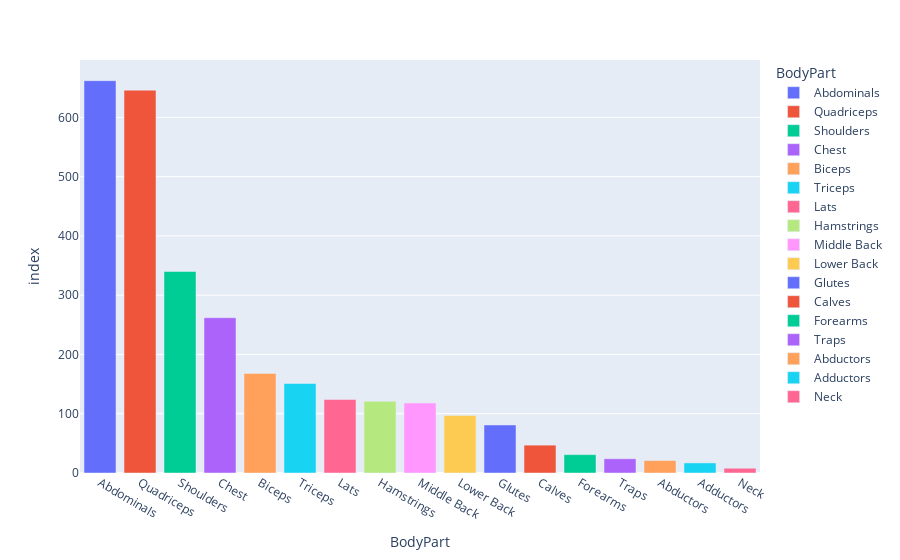

Notebook source saved alongside this figure:
### Markdown cell above
Let's see how many of these exercises are included for each bodypart.

### Code cell
df_bodyParts = df.groupby(["BodyPart"]).count()

df_bodyParts = df_bodyParts.sort_values(by="index", ascending=False)

fig = px.bar(
    df_bodyParts,
    x = df_bodyParts.index,
    y = "index",
    color = df_bodyParts.index
)

fig

### Figure 1 — Plotly figure (JSON) as saved in the notebook; plotly's stock layout.template omitted (floating-point values rounded to 4 significant figures)
{"data": [{"alignmentgroup": "True", "hovertemplate": "BodyPart=%{x}<br>index=%{y}<extra></extra>", "legendgroup": "Abdominals", "marker": {"color": "#636efa", "pattern": {"shape": ""}}, "name": "Abdominals", "offsetgroup": "Abdominals", "orientation": "v", "showlegend": true, "textposition": "auto", "type": "bar", "x": ["Abdominals"], "xaxis": "x", "y": [662], "yaxis": "y"}, {"alignmentgroup": "True", "hovertemplate": "BodyPart=%{x}<br>index=%{y}<extra></extra>", "legendgroup": "Quadriceps", "marker": {"color": "#EF553B", "pattern": {"shape": ""}}, "name": "Quadriceps", "offsetgroup": "Quadriceps", "orientation": "v", "showlegend": true, "textposition": "auto", "type": "bar", "x": ["Quadriceps"], "xaxis": "x", "y": [646], "yaxis": "y"}, {"alignmentgroup": "True", "hovertemplate": "BodyPart=%{x}<br>index=%{y}<extra></extra>", "legendgroup": "Shoulders", "marker": {"color": "#00cc96", "pattern": {"shape": ""}}, "name": "Shoulders", "offsetgroup": "Shoulders", "orientation": "v", "showlegend": true, "textposition": "auto", "type": "bar", "x": ["Shoulders"], "xaxis": "x", "y": [340], "yaxis": "y"}, {"alignmentgroup": "True", "hovertemplate": "BodyPart=%{x}<br>index=%{y}<extra></extra>", "legendgroup": "Chest", "marker": {"color": "#ab63fa", "pattern": {"shape": ""}}, "name": "Chest", "offsetgroup": "Chest", "orientation": "v", "showlegend": true, "textposition": "auto", "type": "bar", "x": ["Chest"], "xaxis": "x", "y": [262], "yaxis": "y"}, {"alignmentgroup": "True", "hovertemplate": "BodyPart=%{x}<br>index=%{y}<extra></extra>", "legendgroup": "Biceps", "marker": {"color": "#FFA15A", "pattern": {"shape": ""}}, "name": "Biceps", "offsetgroup": "Biceps", "orientation": "v", "showlegend": true, "textposition": "auto", "type": "bar", "x": ["Biceps"], "xaxis": "x", "y": [168], "yaxis": "y"}, {"alignmentgroup": "True", "hovertemplate": "BodyPart=%{x}<br>index=%{y}<extra></extra>", "legendgroup": "Triceps", "marker": {"color": "#19d3f3", "pattern": {"shape": ""}}, "name": "Triceps", "offsetgroup": "Triceps", "orientation": "v", "showlegend": true, "textposition": "auto", "type": "bar", "x": ["Triceps"], "xaxis": "x", "y": [151], "yaxis": "y"}, {"alignmentgroup": "True", "hovertemplate": "BodyPart=%{x}<br>index=%{y}<extra></extra>", "legendgroup": "Lats", "marker": {"color": "#FF6692", "pattern": {"shape": ""}}, "name": "Lats", "offsetgroup": "Lats", "orientation": "v", "showlegend": true, "textposition": "auto", "type": "bar", "x": ["Lats"], "xaxis": "x", "y": [124], "yaxis": "y"}, {"alignmentgroup": "True", "hovertemplate": "BodyPart=%{x}<br>index=%{y}<extra></extra>", "legendgroup": "Hamstrings", "marker": {"color": "#B6E880", "pattern": {"shape": ""}}, "name": "Hamstrings", "offsetgroup": "Hamstrings", "orientation": "v", "showlegend": true, "textposition": "auto", "type": "bar", "x": ["Hamstrings"], "xaxis": "x", "y": [121], "yaxis": "y"}, {"alignmentgroup": "True", "hovertemplate": "BodyPart=%{x}<br>index=%{y}<extra></extra>", "legendgroup": "Middle Back", "marker": {"color": "#FF97FF", "pattern": {"shape": ""}}, "name": "Middle Back", "offsetgroup": "Middle Back", "orientation": "v", "showlegend": true, "textposition": "auto", "type": "bar", "x": ["Middle Back"], "xaxis": "x", "y": [118], "yaxis": "y"}, {"alignmentgroup": "True", "hovertemplate": "BodyPart=%{x}<br>index=%{y}<extra></extra>", "legendgroup": "Lower Back", "marker": {"color": "#FECB52", "pattern": {"shape": ""}}, "name": "Lower Back", "offsetgroup": "Lower Back", "orientation": "v", "showlegend": true, "textposition": "auto", "type": "bar", "x": ["Lower Back"], "xaxis": "x", "y": [97], "yaxis": "y"}, {"alignmentgroup": "True", "hovertemplate": "BodyPart=%{x}<br>index=%{y}<extra></extra>", "legendgroup": "Glutes", "marker": {"color": "#636efa", "pattern": {"shape": ""}}, "name": "Glutes", "offsetgroup": "Glutes", "orientation": "v", "showlegend": true, "textposition": "auto", "type": "bar", "x": ["Glutes"], "xaxis": "x", "y": [81], "yaxis": "y"}, {"alignmentgroup": "True", "hovertemplate": "BodyPart=%{x}<br>index=%{y}<extra></extra>", "legendgroup": "Calves", "marker": {"color": "#EF553B", "pattern": {"shape": ""}}, "name": "Calves", "offsetgroup": "Calves", "orientation": "v", "showlegend": true, "textposition": "auto", "type": "bar", "x": ["Calves"], "xaxis": "x", "y": [47], "yaxis": "y"}, {"alignmentgroup": "True", "hovertemplate": "BodyPart=%{x}<br>index=%{y}<extra></extra>", "legendgroup": "Forearms", "marker": {"color": "#00cc96", "pattern": {"shape": ""}}, "name": "Forearms", "offsetgroup": "Forearms", "orientation": "v", "showlegend": true, "textposition": "auto", "type": "bar", "x": ["Forearms"], "xaxis": "x", "y": [31], "yaxis": "y"}, {"alignmentgroup": "True", "hovertemplate": "BodyPart=%{x}<br>index=%{y}<extra></extra>", "legendgroup": "Traps", "marker": {"color": "#ab63fa", "pattern": {"shape": ""}}, "name": "Traps", "offsetgroup": "Traps", "orientation": "v", "showlegend": true, "textposition": "auto", "type": "bar", "x": ["Traps"], "xaxis": "x", "y": [24], "yaxis": "y"}, {"alignmentgroup": "True", "hovertemplate": "BodyPart=%{x}<br>index=%{y}<extra></extra>", "legendgroup": "Abductors", "marker": {"color": "#FFA15A", "pattern": {"shape": ""}}, "name": "Abductors", "offsetgroup": "Abductors", "orientation": "v", "showlegend": true, "textposition": "auto", "type": "bar", "x": ["Abductors"], "xaxis": "x", "y": [21], "yaxis": "y"}, {"alignmentgroup": "True", "hovertemplate": "BodyPart=%{x}<br>index=%{y}<extra></extra>", "legendgroup": "Adductors", "marker": {"color": "#19d3f3", "pattern": {"shape": ""}}, "name": "Adductors", "offsetgroup": "Adductors", "orientation": "v", "showlegend": true, "textposition": "auto", "type": "bar", "x": ["Adductors"], "xaxis": "x", "y": [17], "yaxis": "y"}, {"alignmentgroup": "True", "hovertemplate": "BodyPart=%{x}<br>index=%{y}<extra></extra>", "legendgroup": "Neck", "marker": {"color": "#FF6692", "pattern": {"shape": ""}}, "name": "Neck", "offsetgroup": "Neck", "orientation": "v", "showlegend": true, "textposition": "auto", "type": "bar", "x": ["Neck"], "xaxis": "x", "y": [8], "yaxis": "y"}], "layout": {"barmode": "relative", "legend": {"title": {"text": "BodyPart"}, "tracegroupgap": 0}, "margin": {"t": 60}, "xaxis": {"anchor": "y", "categoryarray": ["Abdominals", "Quadriceps", "Shoulders", "Chest", "Biceps", "Triceps", "Lats", "Hamstrings", "Middle Back", "Lower Back", "Glutes", "Calves", "Forearms", "Traps", "Abductors", "Adductors", "Neck"], "categoryorder": "array", "domain": [0, 1], "title": {"text": "BodyPart"}}, "yaxis": {"anchor": "x", "domain": [0, 1], "title": {"text": "index"}}}}
